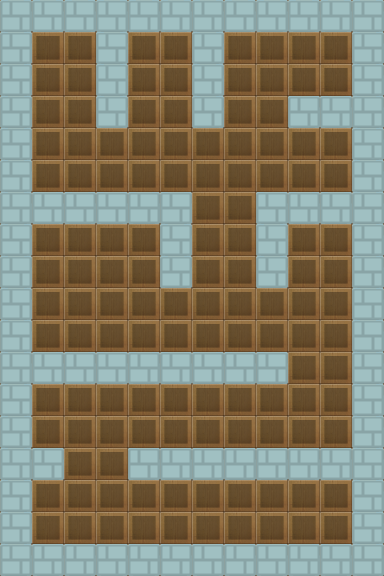

A level layout from a 2D game, rendered from its tile map. Below: a short description, then the map file with tile-grid data replaced by summaries:
An orthogonal 12x18 tile map with 32x32 px tiles, 2 tile layers (fundo, colisao), 2 tilesets and 14 objects.

<map version="1.2" tiledversion="1.2.4" orientation="orthogonal" renderorder="right-down" width="12" height="18" tilewidth="32" tileheight="32" infinite="0" nextlayerid="4" nextobjectid="15">
 <tileset firstgid="1" name="blocos" tilewidth="32" tileheight="32" tilecount="8" columns="2">
  <image source="../images/blocos.png" width="64" height="128" />
 </tileset>
 <tileset firstgid="9" name="blockx64" tilewidth="32" tileheight="32" tilecount="36" columns="6">
  <image source="../images/blockx64.png" width="192" height="192" />
 </tileset>
 <layer id="1" name="fundo" width="12" height="18" locked="1">
  <data>[216 cells, 216 non-empty, 1 distinct tile ids]</data>
 </layer>
 <layer id="2" name="colisao" width="12" height="18" locked="1">
  <data>[216 cells, 92 non-empty, 1 distinct tile ids]</data>
 </layer>
 <objectgroup id="3" name="colisao" locked="1">
  <object id="1" x="2" y="1" width="348" height="30" />
  <object id="2" x="97" y="32" width="30" height="96" />
  <object id="3" x="34" y="191" width="157" height="34" />
  <object id="4" x="160" y="225" width="30" height="61" />
  <object id="5" x="257" y="193" width="94" height="30" />
  <object id="6" x="257" y="226" width="30" height="61" />
  <object id="7" x="289" y="97" width="64" height="30" />
  <object id="8" x="352" y="2" width="30" height="540" />
  <object id="9" x="33" y="544" width="349" height="31" />
  <object id="10" x="1" y="31" width="30" height="543" />
  <object id="11" x="33" y="448" width="30" height="32" />
  <object id="12" x="32" y="351" width="255" height="32" />
  <object id="13" x="192" y="32" width="33" height="96" />
  <object id="14" x="129" y="448" width="223" height="32" />
 </objectgroup>
</map>
